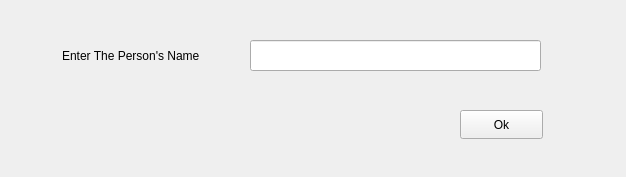
<?xml version="1.0" encoding="UTF-8"?>
<ui version="4.0">
 <class>deletePerson</class>
 <widget class="QWidget" name="deletePerson">
  <property name="geometry">
   <rect>
    <x>0</x>
    <y>0</y>
    <width>626</width>
    <height>177</height>
   </rect>
  </property>
  <property name="windowTitle">
   <string>Form</string>
  </property>
  <widget class="QLineEdit" name="lineEdit_nameorg">
   <property name="geometry">
    <rect>
     <x>250</x>
     <y>40</y>
     <width>291</width>
     <height>31</height>
    </rect>
   </property>
   <property name="text">
    <string/>
   </property>
  </widget>
  <widget class="QLabel" name="label">
   <property name="geometry">
    <rect>
     <x>62</x>
     <y>30</y>
     <width>231</width>
     <height>51</height>
    </rect>
   </property>
   <property name="styleSheet">
    <string notr="true">font: 700 9pt &quot;Segoe UI&quot;;</string>
   </property>
   <property name="text">
    <string>Enter The Person's Name</string>
   </property>
  </widget>
  <widget class="QPushButton" name="pushButton_ok">
   <property name="geometry">
    <rect>
     <x>460</x>
     <y>110</y>
     <width>83</width>
     <height>29</height>
    </rect>
   </property>
   <property name="cursor">
    <cursorShape>OpenHandCursor</cursorShape>
   </property>
   <property name="text">
    <string>Ok</string>
   </property>
  </widget>
 </widget>
 <resources/>
 <connections/>
</ui>
